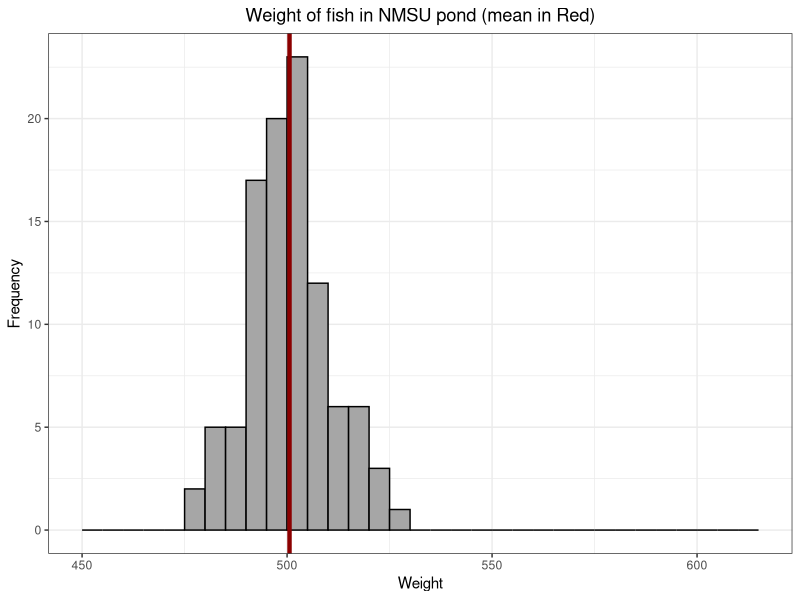
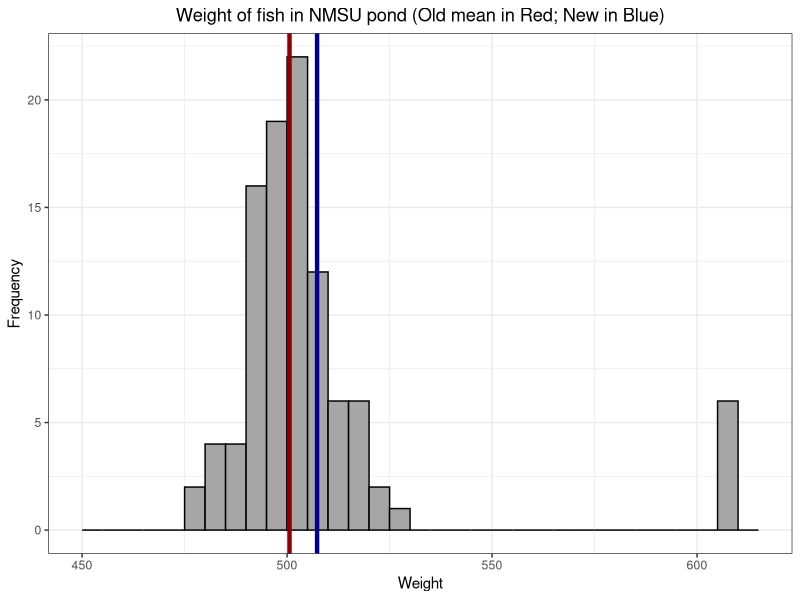
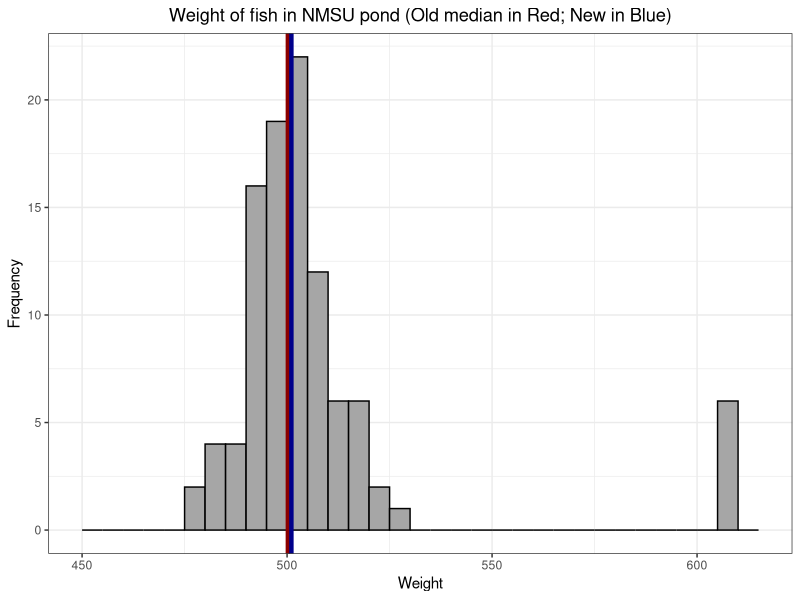

The R source for these figures, in order:
############ Prereqs ############
options(stringsAsFactors = FALSE, scipen = 600)
oldPar <- par()
os <- Sys.info()["sysname"]
baseDir <- ifelse(os == "Windows", "C:/Users/ptrainor/gdrive", "~/gdrive")

library(tidyverse)

setwd(paste0(baseDir, "/iTeach/AST_505/myLectures/lecture4_DescriptiveStatistics2"))


states <- carData::States
states <- states[states$region == "MTN", c("SATM", "dollars", "pay")]
table(states$pay)

median(states$pay)

# Relationship between the population mean and sample mean
set.seed(33)
fishWeights <- rnorm(100, 500, 10)
fishweights <- round(fishWeights, 2)
mean(fishweights)
set.seed(55)
fishweightsSamp <- sample(fishweights, 10)
mean(fishweightsSamp)

# Trimmed means:
fishweightsDF <- data.frame(Weight = fishweights)
fishweightsDF2 <- fishweightsDF
fishweightsDF2$Weight[95:100] <- 610

png(file = "fishweight.png", height = 4, width = 6, units = "in", res = 600)
ggplot(fishweightsDF, aes(x = Weight)) + geom_histogram(breaks = seq(450, 615, 5), color = "black", fill = "grey65") + 
  geom_vline(xintercept = mean(fishweights), color = "darkred", lwd = 1.5) +
  theme_bw() + ylab("Frequency") + ggtitle("Weight of fish in NMSU pond (mean in Red)") + 
  theme(plot.title = element_text(hjust = 0.5))
dev.off()

png(file = "fishweightMeans.png", height = 4, width = 6, units = "in", res = 600)
ggplot(fishweightsDF2, aes(x = Weight)) + geom_histogram(breaks = seq(450, 615, 5), color = "black", fill = "grey65") + 
  geom_vline(xintercept = mean(fishweights), color = "darkred", lwd = 1.5) +
  geom_vline(xintercept = mean(fishweightsDF2$Weight), color = "darkblue", lwd = 1.5) +
  ggtitle("Weight of fish in NMSU pond (Old mean in Red; New in Blue)") + 
  theme_bw() + theme(plot.title = element_text(hjust = 0.5)) + ylab("Frequency")
dev.off()

png(file = "fishweightMedians.png", height = 4, width = 6, units = "in", res = 600)
ggplot(fishweightsDF2, aes(x = Weight)) + geom_histogram(breaks = seq(450, 615, 5), color = "black", fill = "grey65") + 
  geom_vline(xintercept = median(fishweights), color = "darkred", lwd = 1.5) +
  geom_vline(xintercept = median(fishweightsDF2$Weight), color = "darkblue", lwd = 1.5) +
  ggtitle("Weight of fish in NMSU pond (Old median in Red; New in Blue)") + 
  theme_bw() + theme(plot.title = element_text(hjust = 0.5)) + ylab("Frequency")
dev.off()